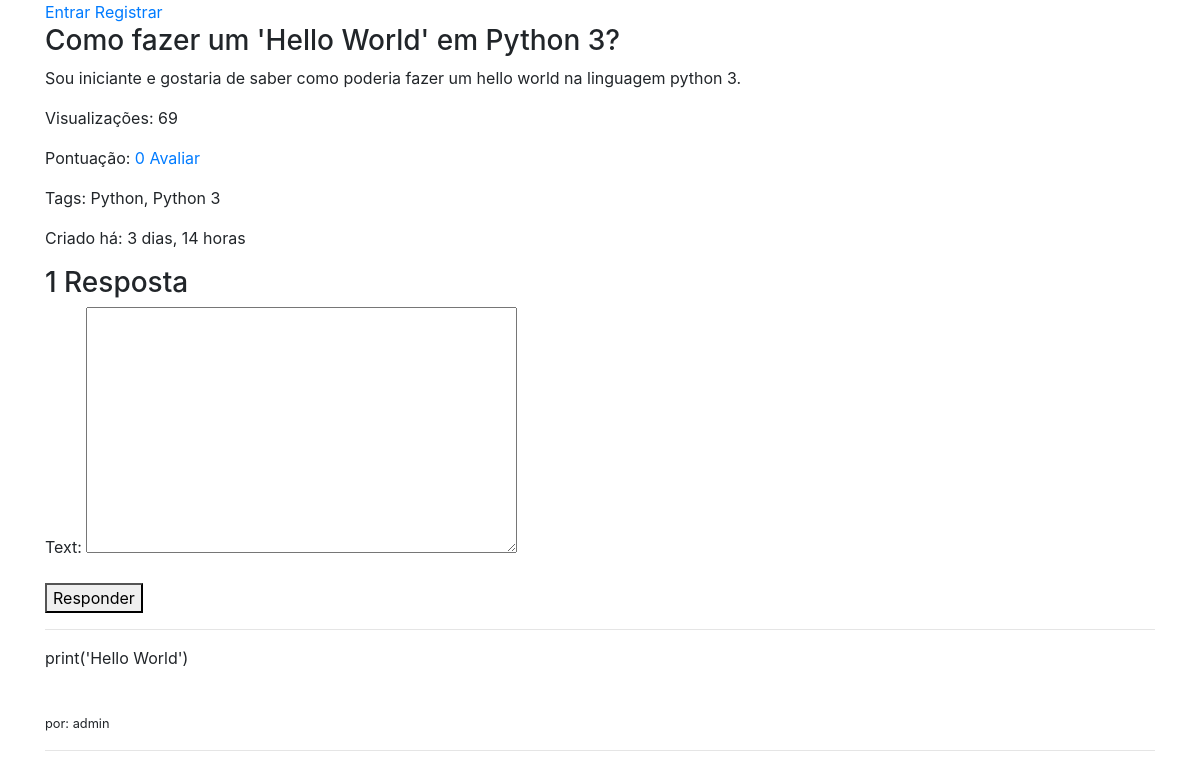
Page /forum/como-fazer-um-hello-world-em-python-3/ on the committed database.
### forum/models.py (models this page shows, shortened)
class Question(models.Model):
    user = models.ForeignKey(User, on_delete=models.CASCADE)
    title = models.CharField(max_length=120)
    text = models.TextField(max_length=500)
    views = models.IntegerField(default=0)
    likes = models.ManyToManyField(User, related_name='likes')
    tags = models.TextField(help_text='Separar tags por vírgula.')
    published = models.DateTimeField(auto_now_add=True)
    updated = models.DateTimeField(auto_now=True)
    slug = models.SlugField(max_length=200, blank=True, null=True)
    objects = QuestionManager()
    class Meta:
        ordering = ['-published']
    def __str__(self):
        return self.title
    def get_toggle_like_url(self):
        return reverse('forum:toggle-like', kwargs={'slug': self.slug})
    def get_toggle_like_api_url(self):
        return reverse('forum:toggle-like-api', kwargs={'slug': self.slug})
    def increment_visualization(self):
        self.views += 1
        self.save()

class Answer(models.Model):
    user = models.ForeignKey(User, on_delete=models.CASCADE)
    question = models.ForeignKey(Question, on_delete=models.CASCADE)
    text = models.TextField(max_length=500)
    likes = models.ManyToManyField(User, related_name='answer_likes', blank=True)
    published = models.DateTimeField(auto_now_add=True)
    updated = models.DateTimeField(auto_now=True)

### forum/views.py (the view)
# urls.py: path('<str:slug>/', views.QuestionDetailView.as_view(), name='detail'),
class QuestionDetailView(DetailView):
    def get_context_data(self, **kwargs):
        context = super(QuestionDetailView, self).get_context_data(**kwargs)
        context['form'] = AnswerForm
        return context
    def get_object(self, *args, **kwargs):
        question = Question.objects.get(slug=self.kwargs['slug'])
        question.increment_visualization()
        return question

### forum/models.py (called while the page is built)
def pre_save_receiver(sender, instance, *args, **kwargs):
    if not instance.slug:
        instance.slug = unique_slug_generator(instance)

    def get_queryset(self):
        return QuestionQuerySet(self.model, using=self._db)

### forum/templates/forum/question_detail.html (shortened to what this page needs)
{% extends 'base.html' %}
{% block content %}
    <h3>{{ question }}</h3>
    <p>{{ question.text }}</p>
    <p>Visualizações: {{ question.views }}</p>
    <p>Pontuação: <a class="like-btn" id="like-btn" data-href="{{ question.get_toggle_like_api_url }}" data-likes="{{ question.likes.count }}" href="{{ question.get_toggle_like_url }}"> {{ question.likes.count }} Avaliar</a></p>
    <p>Tags: {{ question.tags }}</p>
    <p>Criado há: {{ question.published|timesince }}</p>
    <h3>{{ question.answer_set.count }} Resposta{{ question.answer_set.count|pluralize }}</h3>
    <form method="post" action="{% url 'forum:answer' question.slug %}">
        {{ form.as_p }}
        <button type="submit">Responder</button>
    </form>
    <hr>
    {% for answer in question.answer_set.all reversed %}
        <p>{{ answer.text }} </p><br/>
        <p><small> por: {{ answer.user.username }}</small></p>
        <hr>
        {% empty %}
        <p>Nenhuma resposta foi publicada.</p>
    {% endfor %}
{% endblock  %}

### rows in the picture
Question: title "Como fazer um 'Hello World' em Python 3?", text "Sou iniciante e gostaria de saber como poderia fazer um hello world na linguagem python 3.", views "69", likes.count "0", tags "Python, Python 3", published "3 dias, 14 horas", answer_set.count "1"
Answer: text "print('Hello World')", user.username "admin"
